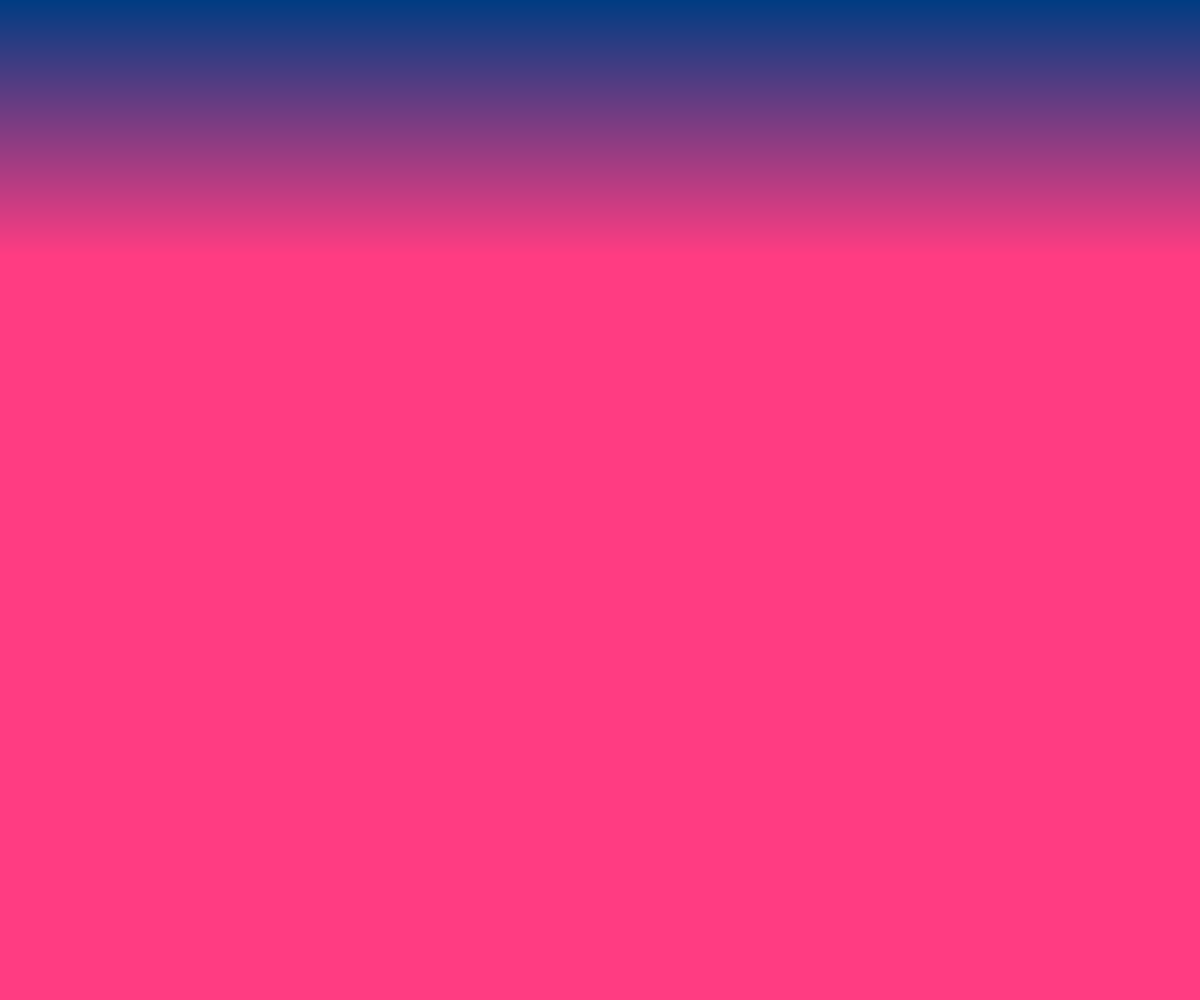
Frame 1 (no input)
Frame 60 (no input): identical to frame 1, image omitted
Frame 120 (the mouse pressed at the canvas centre since frame 60): identical to frame 1, image omitted

The p5.js sketch that drew this single still picture (run headless with seeded random() and noise() and a simulated clock; from frame 60 on, the mouse is pressed at the canvas centre):

// p5.js sketch
// ── sketch.js
function setup() {
    createCanvas(windowWidth, windowHeight);
}

function draw() {
  background(0);
  loadPixels();
  for (var y = 0; y < height; y++) {
    for (var x = 0; x < width; x++) {
      var index = (x + y * width)*4;
      pixels[index+0] = y;
      pixels[index+1] = 60;
      pixels[index+2] = 130;
    }
  }
  updatePixels();
}

function windowResized() {
  resizeCanvas(windowWidth, windowHeight);
}
